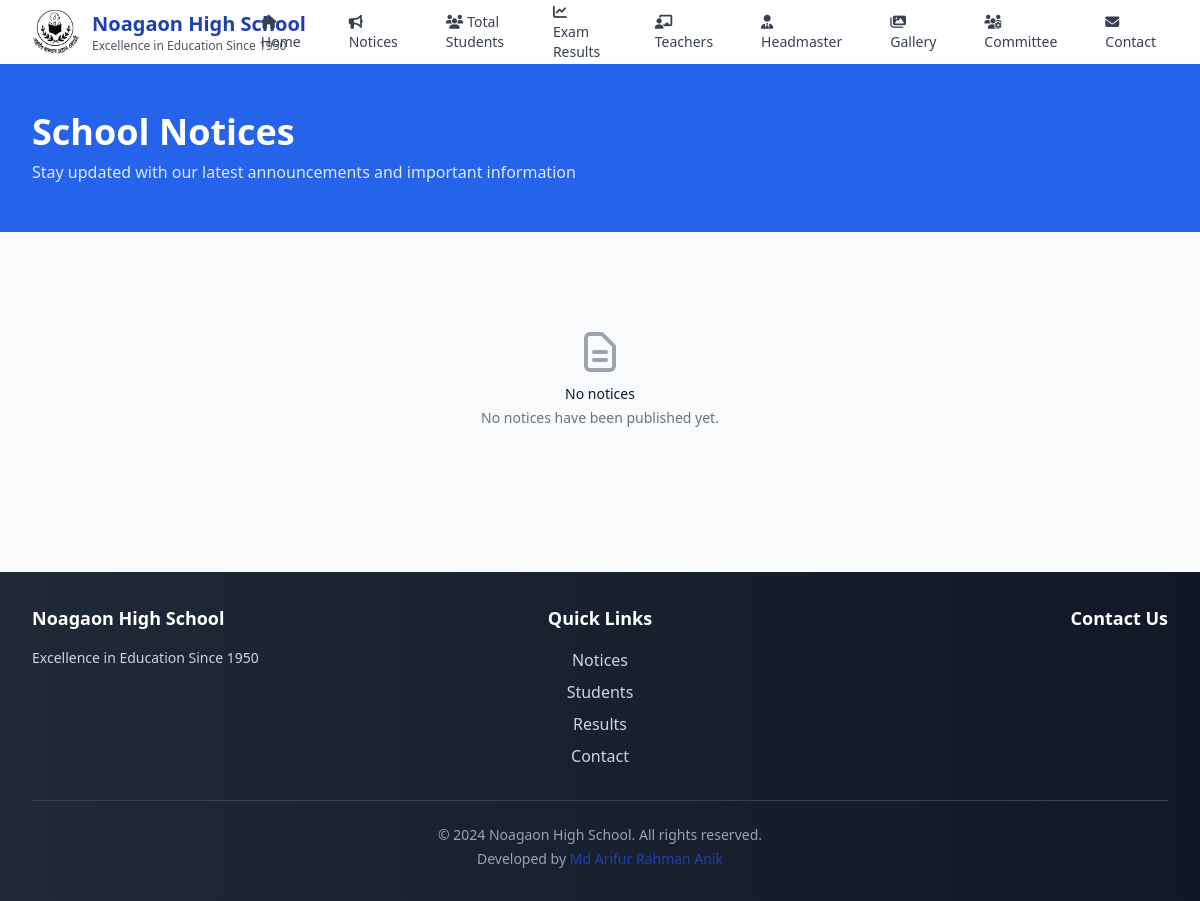
The app's page /notices/, older data.
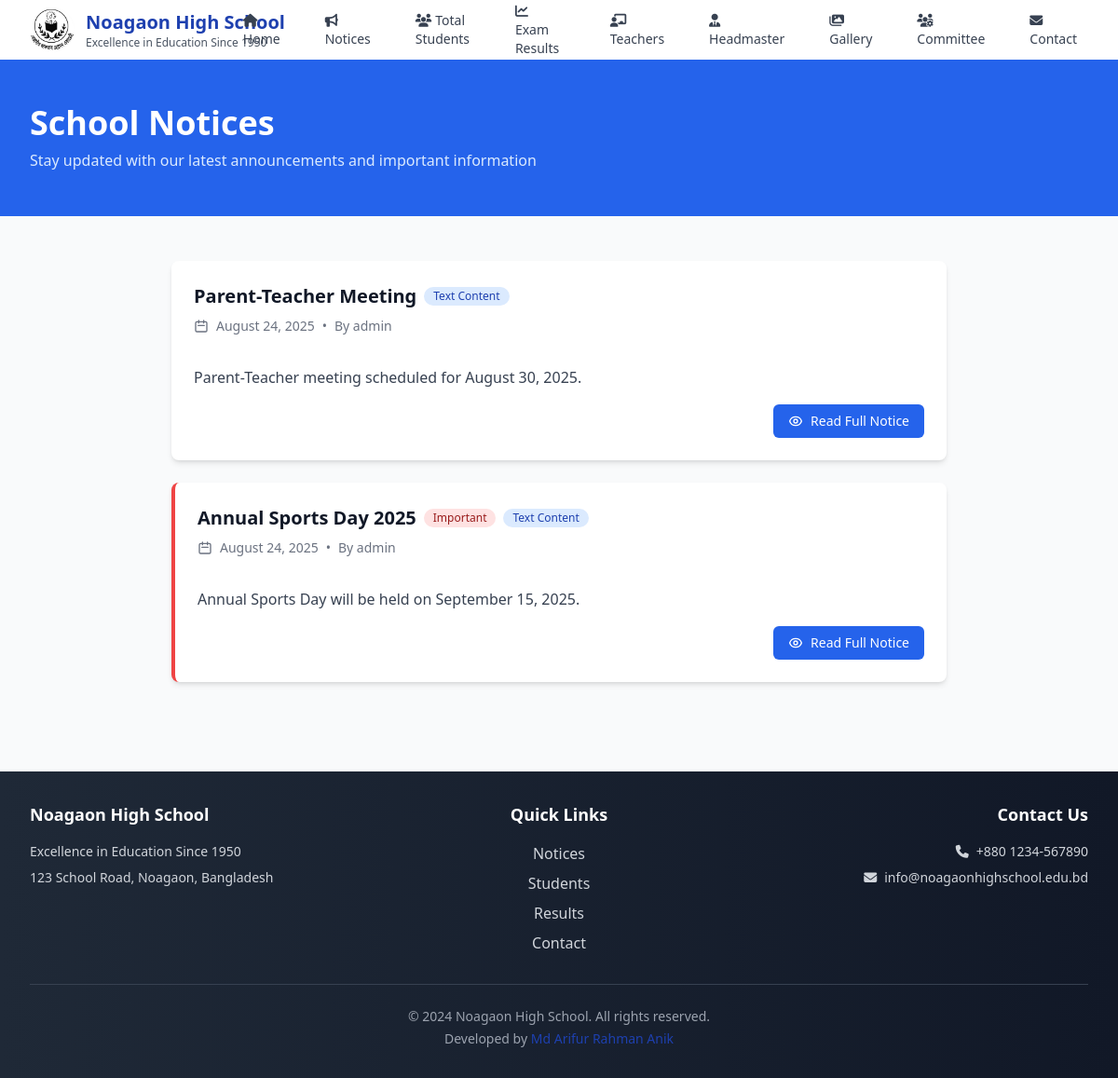
The same page, newer data.
### main/models.py (models this page shows, shortened)
class SchoolInfo(models.Model):
    name = models.CharField(max_length=200, default="Noagaon High School")
    tagline = models.CharField(max_length=300, default="Excellence in Education Since 1950")
    logo = models.ImageField(upload_to='logo/', blank=True, null=True, help_text="School logo")
    address = models.TextField(blank=True)
    phone = models.CharField(max_length=50, blank=True)
    email = models.EmailField(blank=True)
    website = models.URLField(blank=True)
    established_year = models.PositiveIntegerField(default=1950)
    about = models.TextField(blank=True, help_text="About the school")
    is_active = models.BooleanField(default=True, help_text="Use this school info")
    class Meta:
        verbose_name = "School Information"
        verbose_name_plural = "School Information"
        ordering = ['-is_active']

class Notice(models.Model):
    NOTICE_TYPE_CHOICES = [
        ('pdf', 'PDF Upload'),
        ('text', 'Text Content'),
    ]
    title = models.CharField(max_length=200)
    notice_type = models.CharField(max_length=10, choices=NOTICE_TYPE_CHOICES, default='pdf',
                                   help_text="Choose whether to upload a PDF or write text content")
    pdf_file = models.FileField(upload_to='notices/', blank=True, null=True,
                                help_text="Upload PDF file (only for PDF type notices)")
    content = models.TextField(blank=True,
                               help_text="Write notice content here (only for text type notices)")
    summary = models.CharField(max_length=300, blank=True,
                               help_text="Brief summary for text notices (optional)")
    upload_date = models.DateTimeField(auto_now_add=True)
    created_by = models.ForeignKey(User, on_delete=models.CASCADE)
    is_important = models.BooleanField(default=False, help_text="Mark as important notice")
    class Meta:
        ordering = ['-upload_date']

### main/views.py (the view)
# urls.py: path('notices/', views.notices, name='notices'),
def notices(request):
    notices_list = Notice.objects.all()
    paginator = Paginator(notices_list, 10)  # Show 10 notices per page
    page_number = request.GET.get('page')
    page_obj = paginator.get_page(page_number)
    context = {
        'page_obj': page_obj,
    }
    return render(request, 'main/notices.html', context)

### main/context_processors.py (called while the page is built)
def get_default_logo():
    logo_path = os.path.join(settings.MEDIA_ROOT, 'logo', 'Noagaon_logo.jpg')
    if os.path.exists(logo_path):
        return f"{settings.MEDIA_URL}logo/Noagaon_logo.jpg"
    return None

### templates/main/notices.html (shortened to what the changed rows need)
{% extends 'base.html' %}
{% block content %}
<div class="bg-blue-600 text-white">
    <div class="max-w-7xl mx-auto py-12 px-4 sm:px-6 lg:px-8">
        <h1 class="text-3xl md:text-4xl font-bold">School Notices</h1>
    </div>
</div>
<div class="py-12 bg-gray-50">
    <div class="max-w-4xl mx-auto px-4 sm:px-6 lg:px-8">
        {% if page_obj %}
            <div class="space-y-6">
                {% for notice in page_obj %}
                <div class="bg-white rounded-lg shadow-md p-6 hover:shadow-lg transition-shadow {% if notice.is_important %}border-l-4 border-red-500{% endif %}">
                    <div class="flex flex-col">
                        <div class="flex items-start justify-between mb-4">
                            <div class="flex-1">
                                <div class="flex items-center mb-2">
                                    <h2 class="text-xl font-semibold text-gray-900">{{ notice.title }}</h2>
                                    {% if notice.is_important %}
                                        <span class="ml-2 inline-flex items-center px-2.5 py-0.5 rounded-full text-xs font-medium bg-red-100 text-red-800">
                                            Important
                                        </span>
                                    {% endif %}
                                    <span class="ml-2 inline-flex items-center px-2.5 py-0.5 rounded-full text-xs font-medium bg-blue-100 text-blue-800">
                                        {{ notice.get_notice_type_display }}
                                    </span>
                                </div>
                                <div class="flex items-center text-sm text-gray-500 mb-4">
                                    <svg class="w-4 h-4 mr-2" fill="none" stroke="currentColor" viewBox="0 0 24 24">
                                        <path stroke-linecap="round" stroke-linejoin="round" stroke-width="2" d="M8 7V3m8 4V3m-9 8h10M5 21h14a2 2 0 002-2V7a2 2 0 00-2-2H5a2 2 0 00-2 2v12a2 2 0 002 2z"></path>
                                    </svg>
                                    <span>{{ notice.upload_date|date:"F d, Y" }}</span>
                                    <span class="mx-2">•</span>
                                    <span>By {{ notice.created_by.get_full_name|default:notice.created_by.username }}</span>
                                </div>
                            </div>
                        </div>
                        {% if notice.notice_type == 'text' %}
                            <div class="prose max-w-none mb-4">
                                <div class="text-gray-700 leading-relaxed">{{ notice.content|truncatewords:50|linebreaks }}</div>
                            </div>
                            <div class="flex items-center justify-between">
                                <div class="ml-4">
                                    <a href="{% url 'main:notice_detail' notice.id %}"
                                       class="inline-flex items-center px-4 py-2 bg-blue-600 text-white text-sm font-medium rounded-md hover:bg-blue-700 transition-colors">
                                        Read Full Notice
                                    </a>
                                </div>
                            </div>
                        {% endif %}
                    </div>
                </div>
                {% endfor %}
            </div>
        {% else %}
            <div class="text-center py-12">
                <svg class="mx-auto h-12 w-12 text-gray-400" fill="none" viewBox="0 0 24 24" stroke="currentColor">
                    <path stroke-linecap="round" stroke-linejoin="round" stroke-width="2" d="M9 12h6m-6 4h6m2 5H7a2 2 0 01-2-2V5a2 2 0 012-2h5.586a1 1 0 01.707.293l5.414 5.414a1 1 0 01.293.707V19a2 2 0 01-2 2z" />
                </svg>
                <h3 class="mt-2 text-sm font-medium text-gray-900">No notices</h3>
                <p class="mt-1 text-sm text-gray-500">No notices have been published yet.</p>
            </div>
        {% endif %}
    </div>
</div>
{% endblock %}

### templates/base.html (shortened to what the changed rows need)
<!DOCTYPE html>
<html lang="en">
<head>
    <script src="https://cdn.tailwindcss.com"></script>
    <link rel="stylesheet" href="https://cdnjs.cloudflare.com/ajax/libs/font-awesome/6.4.0/css/all.min.css">
</head>
<body class="bg-gray-50 min-h-screen">
    <nav class="bg-white shadow-lg">
        <div class="max-w-full mx-auto px-4 sm:px-6 lg:px-8">
            <div class="flex justify-between h-16">
                <div class="flex items-center">
                    <a href="{% url 'main:home' %}" class="flex items-center">
                        <div class="flex-shrink-0 flex items-center justify-between">
                            <div>
                                <h1 class="text-xl font-bold text-primary">{{ school_name }}</h1>
                                <p class="text-xs text-gray-600 hidden sm:block">{{ school_tagline }}</p>
                            </div>
                        </div>
                    </a>
                </div>
            </div>
        </div>
    </nav>
    <main class="flex-1">
        {% block content %}
        {% endblock %}
    </main>
    <footer class="bg-gradient-to-r from-gray-800 to-gray-900 text-white mt-12">
        <div class="max-w-7xl mx-auto px-4 sm:px-6 lg:px-8 py-8">
            <div class="grid grid-cols-1 md:grid-cols-3 gap-8">
                <div class="text-center md:text-left">
                    <h3 class="text-lg font-semibold mb-4">{{ school_name }}</h3>
                    <p class="text-gray-300 text-sm">{{ school_tagline }}</p>
                    {% if school_address %}
                        <p class="text-gray-300 text-sm mt-2">{{ school_address }}</p>
                    {% endif %}
                </div>
                <div class="text-center md:text-right">
                    <h3 class="text-lg font-semibold mb-4">Contact Us</h3>
                    {% if school_phone %}
                        <p class="text-gray-300 text-sm"><i class="fas fa-phone mr-2"></i>{{ school_phone }}</p>
                    {% endif %}
                    {% if school_email %}
                        <p class="text-gray-300 text-sm mt-2"><i class="fas fa-envelope mr-2"></i>{{ school_email }}</p>
                    {% endif %}
                </div>
            </div>
            <div class="border-t border-gray-700 mt-8 pt-6 text-center">
                <p class="text-gray-400 text-sm">© 2024 {{ school_name }}. All rights reserved.</p>
                <p class="text-gray-400 text-sm mt-1">Developed by <span class="text-primary font-medium">Md Arifur Rahman Anik</span></p>
            </div>
        </div>
    </footer>
</body>
</html>

Row changes from the older to the newer data that the page shows:
added SchoolInfo: name "Noagaon High School", tagline "Excellence in Education Since 1950", address "123 School Road, Noagaon, Bangladesh", phone "+880 1234-567890", email "info@noagaonhighschool.edu.bd"
added Notice: title "Parent-Teacher Meeting", notice_type "Text Content", upload_date "August 24, 2025", created_by.get_full_name "admin", content "Parent-Teacher meeting scheduled for August 30, 2025.", is_important False (drawn)
added Notice: title "Annual Sports Day 2025", is_important "Important", notice_type "Text Content", upload_date "August 24, 2025", created_by.get_full_name "admin", content "Annual Sports Day will be held on September 15, 2025."
Text that changed along with them:
{{ school_name }}: "Noagaon High School" → (not shown)
{{ school_tagline }}: "Excellence in Education Since 1950" → (not shown)
text no longer shown: "No notices No notices have been published yet."
